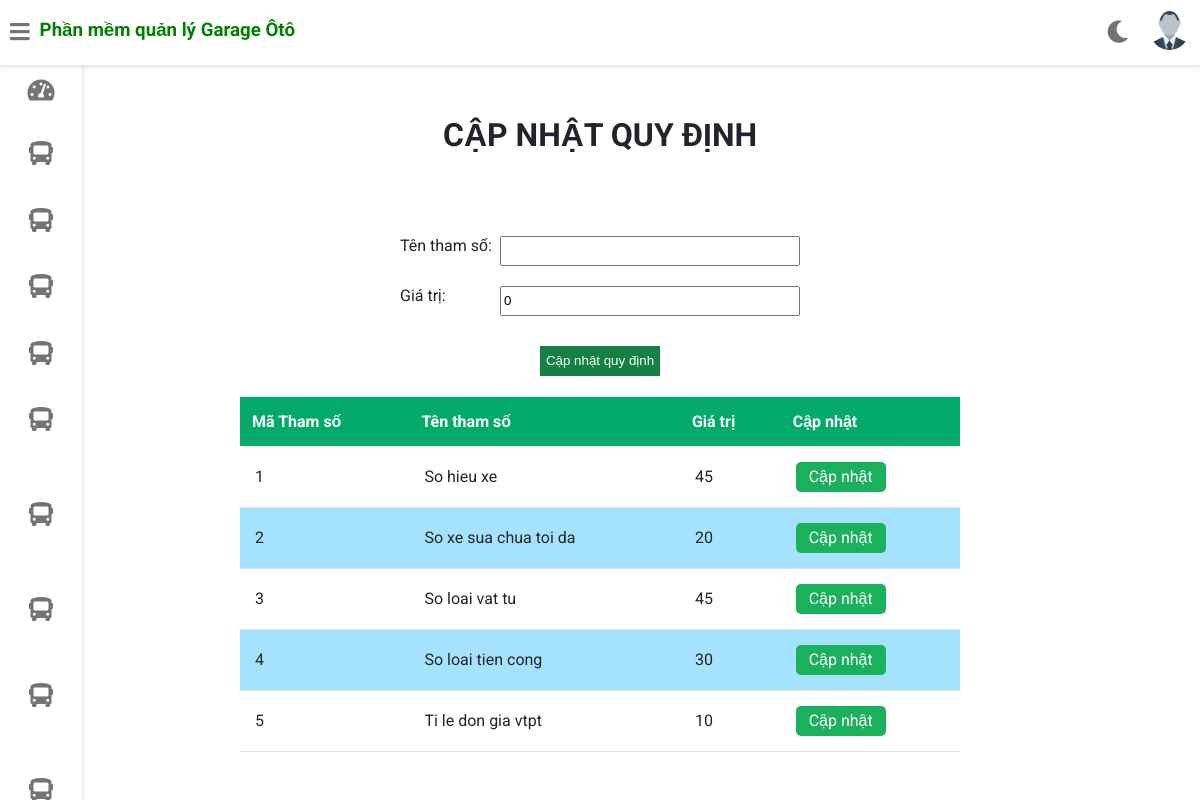
The app's page /tom/thamso, older data.
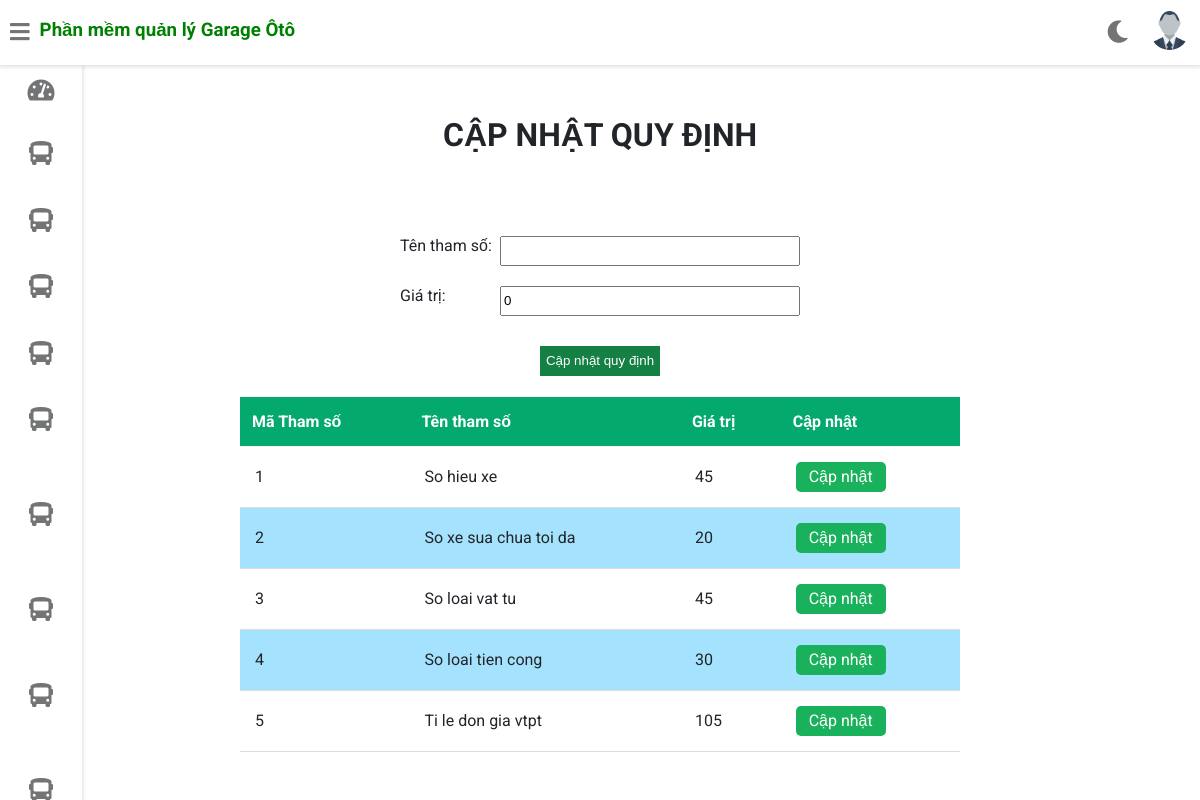
The same page, newer data.
### gara/models.py (models this page shows, shortened)
class QuyDinhHienHanh(models.Model):
    MaThamSo = models.AutoField(primary_key=True)
    TenThamSo = models.TextField(default='')
    GiaTri = models.FloatField(default=0)

### gara/views.py (the view)
# urls.py: path('<username>/thamso', views.regular_update, name="index"),
def regular_update(request, username):
    a = CapNhatQuyDinh()
    staff = Staff.objects.get(username=username)
    picture = '../' + staff.profile_pic.url
    if QuyDinhHienHanh.objects.all().exists() ==False:
        update_default()
    data = QuyDinhHienHanh.objects.all()
    return render(request, 'gara/cap_nhat_quy_dinh.html',{'fa':a, 'data':data, "customer": staff, "picture":picture})

### gara/forms.py
class CapNhatQuyDinh(forms.ModelForm):
    class Meta:
        model = QuyDinhHienHanh
        fields = ['MaThamSo','TenThamSo','GiaTri']
        widgets = {
            'GiaTri': forms.TextInput(attrs={'class':'form_GiaTri'}),
            'TenThamSo': forms.TextInput(attrs={'class':'form_TenThamSo'})
        }

### templates/gara/cap_nhat_quy_dinh.html (shortened to what this page needs)
{% extends 'gara/customerbase.html' %}
{% block content %}
<head>
</head>
<body>
    <br><br><br><br><br>
<h1 style="text-align:center;">CẬP NHẬT QUY ĐỊNH</h1>
<div class="form_container" >
    <form action="/save"  class="form_update" method="post">
        <div class="sub_element">
            <label class="form_label">Tên tham số: </label>{{ fa.TenThamSo }}
        </div>
        <div class="sub_element">
            <label class="form_label">Giá trị: </label>{{ fa.GiaTri }}
        </div>
        <input type="submit" class="form_submit" value="Cập nhật quy định">
    </form>
</div>
<div class="card-content">
    <table>
        <thead>
            <tr>
                <th>Mã Tham số</th>
                <th>Tên tham số</th>
                <th>Giá trị</th>
                <th>Cập nhật</th>
            </tr>
        </thead>
        <tbody>
            {% for i in data %}
            <tr>
                <td> {{ i.MaThamSo }}</td>
                <td> {{ i.TenThamSo }}</td>
                <td> {{ i.GiaTri }}</td>
                <td><a href="update_quydinh/{{i.MaThamSo}}" class="update-row submit-row">Cập nhật</a></td>
            </tr>
            {% endfor %}
        </tbody>
    </table>
</div>
</body>
{% endblock content %}

Row changes from the older to the newer data that the page shows:
changed QuyDinhHienHanh "Ti le don gia vtpt": GiaTri "10" → "105"
